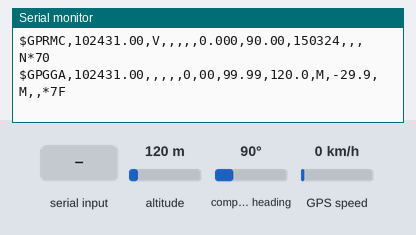
Bench run of a sketch on a simulated Arduino Uno, built for the host (arithmetic inside an expression is 32-bit, double 64-bit). Parts: the last lines printed to the serial monitor. Inputs (shaded band) come from the test bench; at power-on: compass heading 90°, GPS speed 0 km/h, altitude 120 m. The GPS gets a fix after 3 s at 37.7749, -122.4194 with 8 satellites; the modem accepts every AT command (registered, SIM ready, sends succeed) and sends nothing else.

Above: at 1.2 s.
1.3 s: "AT+\n" received over Serial
At 2.7 s:
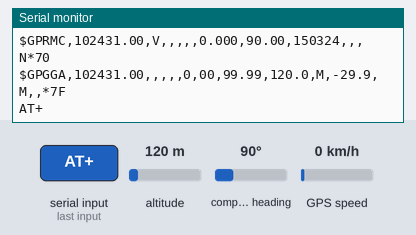
8.0 s: compass heading set to 7°
At 13.9 s:
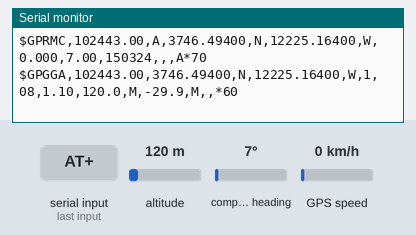
14.0 s: "AT+\n" received over the second serial link
At 16.0 s:
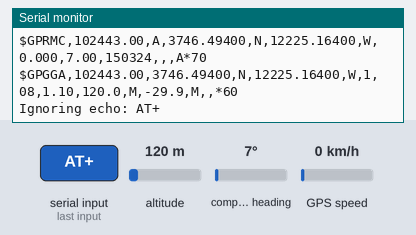
16.5 s: GPS speed set to 2 km/h
At 20.6 s:
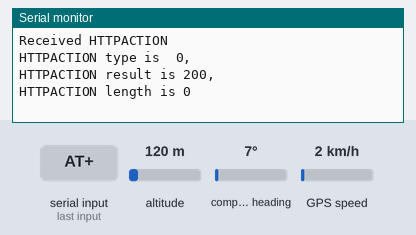
25.9 s: "+HTTPACTION:\n" received over Serial
At 26.09 s:
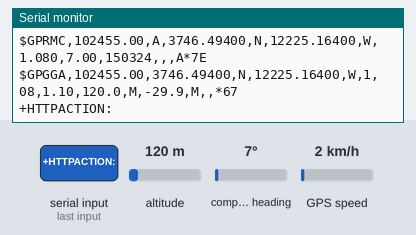
27.6 s: "+HTTPACTION:\n" received over the second serial link
Timing chart, 0 to 30.6 s (numbered marks = the images above; inputs shaded):
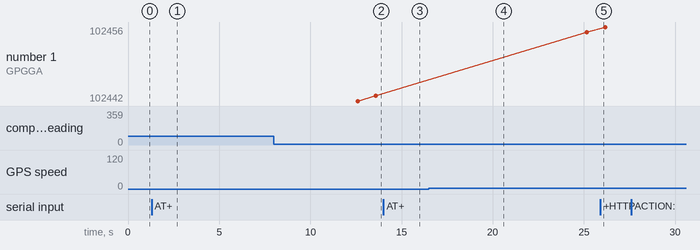

Measured:
- after the input at 1.3 s, the serial monitor: prints a new line at once (image 1)
- after the input at 8.0 s, the serial monitor: prints a new line after 4.6 s (image 2)
- after the input at 14.0 s, the serial monitor: prints a new line after 1.1 s (image 3)
- after the input at 25.9 s, the serial monitor: prints a new line at once (image 5)

The sketch:

gsmHTTPGet_single.ino
```cpp
#include <SoftwareSerial.h>
#include <TinyGPS++.h>
SoftwareSerial GSM(7, 8); // RX, TX
TinyGPSPlus gps;

enum _parseState {
  PS_DETECT_MSG_TYPE,

  PS_IGNORING_COMMAND_ECHO,

  PS_HTTPACTION_TYPE,
  PS_HTTPACTION_RESULT,
  PS_HTTPACTION_LENGTH,

  PS_HTTPREAD_LENGTH,
  PS_HTTPREAD_CONTENT
};

byte parseState = PS_DETECT_MSG_TYPE;
char buffer[80];
byte pos = 0;

int contentLength = 0;

void resetBuffer() {
  memset(buffer, 0, sizeof(buffer));
  pos = 0;
}

void sendGSM(const char* msg, int waitMs = 500) {
  GSM.println(msg);
  delay(waitMs);
  while (GSM.available()) {
    parseATText(GSM.read());
  }
}

void setup()
{
  GSM.begin(9600);
  Serial.begin(9600);


}

void loop()
{
  bool newData = false;
  unsigned long chars;
  unsigned short sentences, failed;

  // For one second we parse GPS data and report some key values
  for (unsigned long start = millis(); millis() - start < 2000;)
  {
    while (Serial.available())
    {
      char c = Serial.read();
      Serial.print(c);
      if (gps.encode(c))
        newData = true;
    }
  }

  if (newData)
  {
    float flat, flon;
    unsigned long age;
    String url = "";
//    gps.f_get_position(&flat, &flon, &age);
    url += "AT+HTTPPARA=\"URL\",\"http://3.82.158.167/api/nhung/";
    url += gps.location.lng();
    url += "/";
    url += gps.location.lat();
    url += "\"";
    sendGSM("AT+SAPBR=3,1,\"APN\",\"internet\"");
    sendGSM("AT+SAPBR=1,1", 3000);
    sendGSM("AT+HTTPINIT");
    sendGSM("AT+HTTPPARA=\"CID\",1");
    Serial.println("-----------------------------------");
    Serial.println(url);
    const char* string1 = url.c_str();
    sendGSM(string1);
    sendGSM("AT+HTTPACTION=0");

    delay(5000);

  }

  while (GSM.available()) {
    parseATText(GSM.read());

  }
}

void parseATText(byte b) {

  buffer[pos++] = b;

  if ( pos >= sizeof(buffer) )
    resetBuffer(); // just to be safe

  /*
    // Detailed debugging
    Serial.println();
    Serial.print("state = ");
    Serial.println(state);
    Serial.print("b = ");
    Serial.println(b);
    Serial.print("pos = ");
    Serial.println(pos);
    Serial.print("buffer = ");
    Serial.println(buffer);*/

  switch (parseState) {
    case PS_DETECT_MSG_TYPE:
      {
        if ( b == '\n' )
          resetBuffer();
        else {
          if ( pos == 3 && strcmp(buffer, "AT+") == 0 ) {
            parseState = PS_IGNORING_COMMAND_ECHO;
          }
          else if ( b == ':' ) {
            //Serial.print("Checking message type: ");
            //Serial.println(buffer);

            if ( strcmp(buffer, "+HTTPACTION:") == 0 ) {
              Serial.println("Received HTTPACTION");
              parseState = PS_HTTPACTION_TYPE;
            }
            else if ( strcmp(buffer, "+HTTPREAD:") == 0 ) {
              Serial.println("Received HTTPREAD");
              parseState = PS_HTTPREAD_LENGTH;
            }
            resetBuffer();
          }
        }
      }
      break;

    case PS_IGNORING_COMMAND_ECHO:
      {
        if ( b == '\n' ) {
          Serial.print("Ignoring echo: ");
          Serial.println(buffer);
          parseState = PS_DETECT_MSG_TYPE;
          resetBuffer();
        }
      }
      break;

    case PS_HTTPACTION_TYPE:
      {
        if ( b == ',' ) {
          Serial.print("HTTPACTION type is ");
          Serial.println(buffer);
          parseState = PS_HTTPACTION_RESULT;
          resetBuffer();
        }
      }
      break;

    case PS_HTTPACTION_RESULT:
      {
        if ( b == ',' ) {
          Serial.print("HTTPACTION result is ");
          Serial.println(buffer);
          parseState = PS_HTTPACTION_LENGTH;
          resetBuffer();
        }
      }
      break;

    case PS_HTTPACTION_LENGTH:
      {
        if ( b == '\n' ) {
          Serial.print("HTTPACTION length is ");
          Serial.println(buffer);

          // now request content
          GSM.print("AT+HTTPREAD=0,");
          GSM.println(buffer);

          parseState = PS_DETECT_MSG_TYPE;
          resetBuffer();
        }
      }
      break;

    case PS_HTTPREAD_LENGTH:
      {
        if ( b == '\n' ) {
          contentLength = atoi(buffer);
          Serial.print("HTTPREAD length is ");
          Serial.println(contentLength);

          Serial.print("HTTPREAD content: ");

          parseState = PS_HTTPREAD_CONTENT;
          resetBuffer();
        }
      }
      break;

    case PS_HTTPREAD_CONTENT:
      {
        // for this demo I'm just showing the content bytes in the serial monitor
        Serial.write(b);

        contentLength--;

        if ( contentLength <= 0 ) {

          // all content bytes have now been read

          parseState = PS_DETECT_MSG_TYPE;
          resetBuffer();
        }
      }
      break;
  }
}
```
